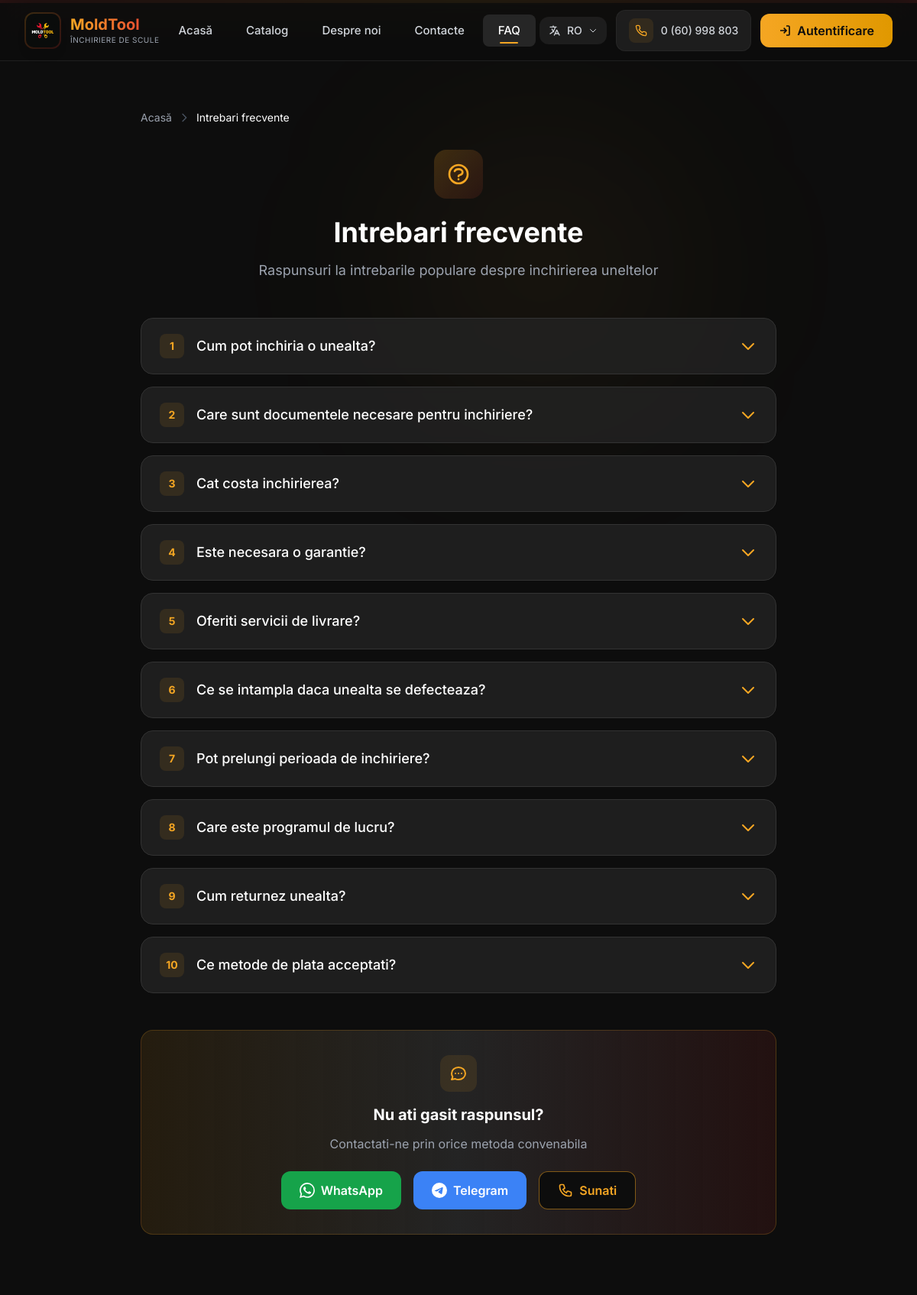
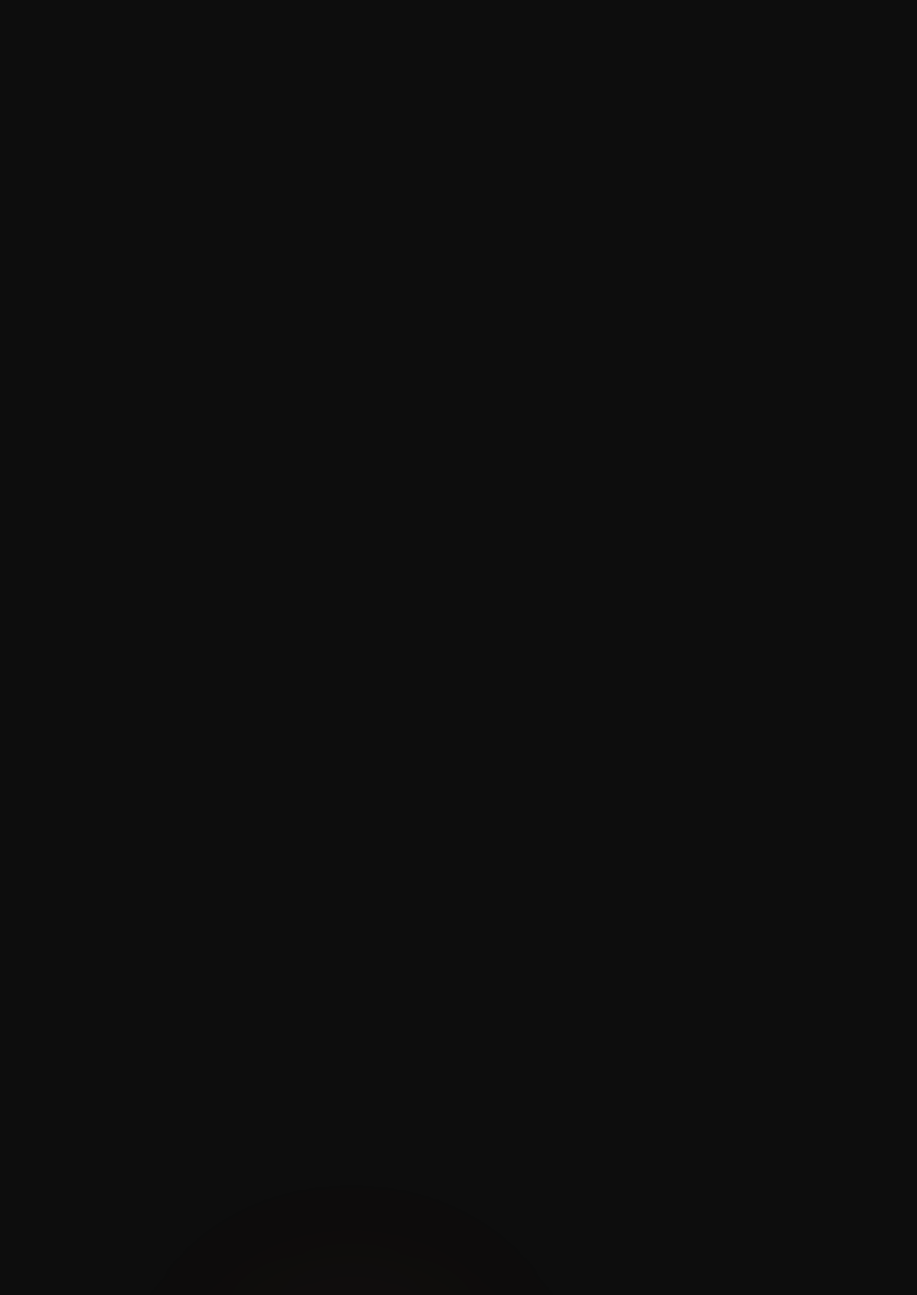
Page /ro/catalog/faq/ (upper part) on the committed database (2 pictures, top to bottom).
### catalog/models.py (models this page shows, shortened)
class FAQ(models.Model):
    question = models.CharField(
        _('вопрос'),
        max_length=500,
    )
    answer = models.TextField(
        _('ответ'),
    )
    order = models.PositiveIntegerField(
        _('порядок'),
        default=0,
    )
    is_active = models.BooleanField(
        _('активен'),
        default=True,
    )
    created_at = models.DateTimeField(
        _('дата создания'),
        auto_now_add=True,
    )
    class Meta:
        verbose_name = _('FAQ')
        verbose_name_plural = _('FAQ')
        ordering = ['order', '-created_at']

### catalog/views.py (the view)
# urls.py: path('faq/', views.FAQView.as_view(), name='faq'),
class FAQView(TemplateView):
    template_name = 'catalog/faq.html'
    def get_context_data(self, **kwargs):
        context = super().get_context_data(**kwargs)
        context['faqs'] = FAQ.objects.filter(is_active=True)
        return context

### core/context_processors.py (called while the page is built)
def site_settings(request):
    return {
        'SITE_NAME': 'MoldTool',
        'SITE_TAGLINE': 'Închiriere de scule de construcție',
        'SITE_PHONE': '0 (60) 998 803',
        'SITE_EMAIL': 'info@moldtool.com',
        'SITE_ADDRESS': 'mun. Chișinău, str. Independenței 7',
        'DEBUG': settings.DEBUG,
    }

### templates/catalog/faq.html (shortened to what this page needs)
{% extends 'base.html' %}
{% load static i18n %}
{% block content %}
<section class="py-8 lg:py-16 bg-dark min-h-screen relative overflow-hidden">
    <div class="absolute inset-0 pointer-events-none">
        <div class="absolute top-20 right-1/4 w-96 h-96 bg-brand-yellow/5 rounded-full blur-[120px] animate-pulse"></div>
    </div>
    <div class="relative max-w-4xl mx-auto px-4 sm:px-6 lg:px-8">
        <nav class="flex items-center gap-2 text-sm mb-8">
            <a href="{% url 'core:home' %}" class="text-gray-400 hover:text-brand-yellow transition-colors">{% trans "Главная" %}</a>
            <svg class="w-4 h-4 text-gray-600" fill="none" stroke="currentColor" viewBox="0 0 24 24">
                <path stroke-linecap="round" stroke-linejoin="round" stroke-width="2" d="M9 5l7 7-7 7"/>
            </svg>
            <span class="text-white">{% trans "Часто задаваемые вопросы" %}</span>
        </nav>
        <div class="text-center mb-12">
            <div class="inline-flex items-center justify-center w-16 h-16 bg-gradient-to-br from-brand-yellow/20 to-brand-red/10 rounded-2xl mb-6">
            </div>
            <h1 class="text-3xl lg:text-4xl font-bold text-white mb-4">{% trans "Часто задаваемые вопросы" %}</h1>
            <p class="text-gray-400 text-lg">{% trans "Ответы на популярные вопросы об аренде инструментов" %}</p>
        </div>
        {% if faqs %}
        <div class="space-y-4">
            {% for faq in faqs %}
            <div class="faq-item bg-dark-100/80 backdrop-blur-sm border border-dark-border rounded-2xl overflow-hidden transition-all duration-300 hover:border-brand-yellow/30">
                <button onclick="toggleFaq(this)"
                        class="w-full px-6 py-5 flex items-center justify-between text-left focus:outline-none group">
                    <div class="flex items-center gap-4">
                        <span class="flex-shrink-0 w-8 h-8 bg-brand-yellow/10 rounded-lg flex items-center justify-center text-brand-yellow font-bold text-sm">
                            {{ forloop.counter }}
                        </span>
                        <span class="text-lg font-medium text-white group-hover:text-brand-yellow transition-colors">
                            {{ faq.question }}
                        </span>
                    </div>
                    <svg class="faq-icon w-6 h-6 text-brand-yellow transform transition-transform duration-300 flex-shrink-0 ml-4"
                         fill="none" stroke="currentColor" viewBox="0 0 24 24">
                        <path stroke-linecap="round" stroke-linejoin="round" stroke-width="2" d="M19 9l-7 7-7-7"/>
                    </svg>
                </button>
            </div>
            {% endfor %}
        </div>
        <div class="mt-12 bg-gradient-to-r from-brand-yellow/10 via-dark-100 to-brand-red/10 border border-brand-yellow/20 rounded-2xl p-8 text-center">
            <div class="inline-flex items-center justify-center w-12 h-12 bg-brand-yellow/10 rounded-xl mb-4">
            </div>
            <h3 class="text-xl font-bold text-white mb-3">{% trans "Не нашли ответ?" %}</h3>
            <p class="text-gray-400 mb-6">{% trans "Свяжитесь с нами любым удобным способом" %}</p>
            <div class="flex flex-col sm:flex-row gap-4 justify-center">
                <a href="https://wa.me/{{ SITE_PHONE|cut:'+' }}" target="_blank"
                   class="inline-flex items-center justify-center gap-2 px-6 py-3 bg-green-600 text-white font-semibold rounded-xl hover:bg-green-700 hover:scale-105 transition-all duration-300">
                    WhatsApp
                </a>
                <a href="https://t.me/moldtool" target="_blank"
                   class="inline-flex items-center justify-center gap-2 px-6 py-3 bg-blue-500 text-white font-semibold rounded-xl hover:bg-blue-600 hover:scale-105 transition-all duration-300">
                    Telegram
                </a>
                <a href="tel:{{ SITE_PHONE }}"
                   class="inline-flex items-center justify-center gap-2 px-6 py-3 bg-dark border border-brand-yellow/50 text-brand-yellow font-semibold rounded-xl hover:bg-brand-yellow hover:text-dark transition-all duration-300">
                    {% trans "Позвонить" %}
                </a>
            </div>
        </div>
        {% endif %}
    </div>
</section>
{% endblock %}

### static/css/variables.css (style rules this page uses)
:root { --color-primary: #F5A623; --color-primary-hover: #E09800; --color-primary-light: #FFD54F; --color-accent: #E53935; --color-accent-hover: #C62828; --color-bg-dark: #1A1A1A; --color-bg-card: #2E2E2E; --color-bg-input: #3A3A3A; --color-border: #E5E5E5; --color-border-dark: #404040; --color-white: #FFFFFF; --color-text: #FFFFFF; --color-text-muted: #B0B0B0; --color-text-dark: #1A1A1A; --color-success: #4CAF50; --color-warning: #FFC107; --color-error: #F44336; --color-info: #2196F3; --font-family: 'Inter', -apple-system, BlinkMacSystemFont, 'Segoe UI', Roboto, Oxygen, Ubuntu, sans-serif; --font-size-xs: 0.75rem; --font-size-sm: 0.875rem; --font-size-base: 1rem; --font-size-lg: 1.125rem; --font-size-xl: 1.25rem; --font-size-2xl: 1.5rem; --font-size-3xl: 1.875rem; --font-size-4xl: 2.25rem; --font-weight-normal: 400; --font-weight-medium: 500; --font-weight-semibold: 600; --font-weight-bold: 700; --line-height-tight: 1.25; --line-height-base: 1.5; --line-height-relaxed: 1.75; --spacing-xs: 0.25rem; --spacing-sm: 0.5rem; --spacing-md: 1rem; --spacing-lg: 1.5rem; --spacing-xl: 2rem; --spacing-2xl: 3rem; --spacing-3xl: 4rem; --radius-sm: 4px; --radius-md: 8px; --radius-lg: 12px; --radius-xl: 16px; --radius-full: 9999px; --shadow-sm: 0 1px 2px rgba(0, 0, 0, 0.3); --shadow-md: 0 4px 6px rgba(0, 0, 0, 0.3); --shadow-lg: 0 10px 15px rgba(0, 0, 0, 0.3); --shadow-xl: 0 20px 25px rgba(0, 0, 0, 0.3); --transition-fast: 150ms ease; --transition-base: 250ms ease; --transition-slow: 350ms ease; --z-dropdown: 100; --z-sticky: 200; --z-fixed: 300; --z-modal-backdrop: 400; --z-modal: 500; --z-tooltip: 600; --container-sm: 640px; --container-md: 768px; --container-lg: 1024px; --container-xl: 1280px; --container-2xl: 1440px; --header-height: 70px; }

### static/css/base.css (style rules this page uses)
*, *::before, *::after { box-sizing: border-box; margin: 0; padding: 0; }
html { font-size: 16px; scroll-behavior: smooth; -webkit-text-size-adjust: 100%; }
body { font-family: var(--font-family); font-size: var(--font-size-base); font-weight: var(--font-weight-normal); line-height: var(--line-height-base); color: var(--color-text); background-color: var(--color-bg-dark); min-height: 100vh; -webkit-font-smoothing: antialiased; -moz-osx-font-smoothing: grayscale; }
h1, h2, h3, h4, h5, h6 { font-weight: var(--font-weight-bold); line-height: var(--line-height-tight); color: var(--color-white); }
h1 { font-size: var(--font-size-4xl); }
h3 { font-size: var(--font-size-2xl); }
p { margin-bottom: var(--spacing-md); }
a { color: var(--color-primary); text-decoration: none; transition: color var(--transition-fast); }
input, textarea, select, button { font-family: inherit; font-size: inherit; line-height: inherit; }
button { cursor: pointer; border: none; background: none; }
.text-center { text-align: center; }
.text-left { text-align: left; }
.text-white { color: var(--color-white); }
.font-medium { font-weight: var(--font-weight-medium); }
.font-semibold { font-weight: var(--font-weight-semibold); }
.font-bold { font-weight: var(--font-weight-bold); }
.flex { display: flex; }
.flex-col { flex-direction: column; }
.items-center { align-items: center; }
.justify-center { justify-content: center; }
.justify-between { justify-content: space-between; }

### rows in the picture
FAQ: question "Cum pot inchiria o unealta?"
FAQ: question "Care sunt documentele necesare pentru inchiriere?"
FAQ: question "Cat costa inchirierea?"
FAQ: question "Este necesara o garantie?"
FAQ: question "Oferiti servicii de livrare?"
FAQ: question "Ce se intampla daca unealta se defecteaza?"
FAQ: question "Pot prelungi perioada de inchiriere?"
FAQ: question "Care este programul de lucru?"
FAQ: question "Cum returnez unealta?"
FAQ: question "Ce metode de plata acceptati?"

### other values in the picture
{{ LANGUAGE_CODE }} "RO"
{{ SITE_PHONE }} "0 (60) 998 803"
